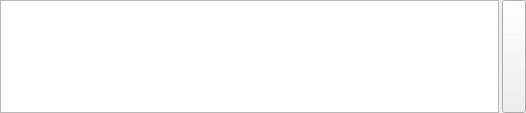
<?xml version="1.0" encoding="UTF-8"?>
<ui version="4.0">
 <class>EditWidgetClass</class>
 <widget class="QWidget" name="EditWidgetClass">
  <property name="geometry">
   <rect>
    <x>0</x>
    <y>0</y>
    <width>526</width>
    <height>113</height>
   </rect>
  </property>
  <property name="sizePolicy">
   <sizepolicy hsizetype="Preferred" vsizetype="Fixed">
    <horstretch>0</horstretch>
    <verstretch>0</verstretch>
   </sizepolicy>
  </property>
  <layout class="QHBoxLayout" name="horizontalLayout">
   <property name="spacing">
    <number>3</number>
   </property>
   <property name="margin">
    <number>0</number>
   </property>
   <item>
    <widget class="MessageEditor" name="medEditor"/>
   </item>
   <item>
    <widget class="QToolButton" name="tlbSend">
     <property name="sizePolicy">
      <sizepolicy hsizetype="Fixed" vsizetype="Preferred">
       <horstretch>0</horstretch>
       <verstretch>0</verstretch>
      </sizepolicy>
     </property>
     <property name="toolTip">
      <string>Send</string>
     </property>
    </widget>
   </item>
  </layout>
 </widget>
 <layoutdefault spacing="6" margin="11"/>
 <customwidgets>
  <customwidget>
   <class>MessageEditor</class>
   <extends>QTextEdit</extends>
   <header>messageeditor.h</header>
  </customwidget>
 </customwidgets>
 <resources/>
 <connections/>
</ui>
